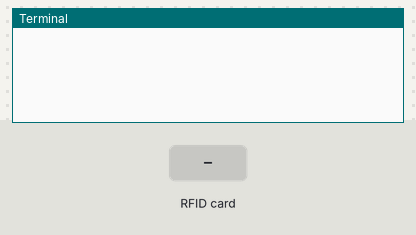
This program was run on a simulated Raspberry Pi (header pin numbers). Parts: the last lines printed to the terminal. Inputs (shaded band) come from the test bench. The RFID card's data blocks start empty.

Above: at 1.2 s.
1.3 s: RFID card 5E 7A 19 C4 held to the reader
At 2.1 s:
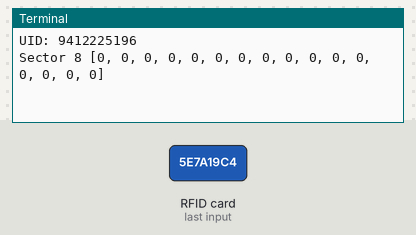
2.8 s: RFID card 5E 7A 19 C4 held to the reader
At 4.2 s:
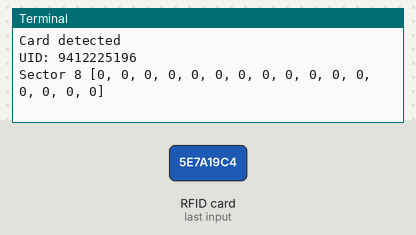

The program:

Lese.py
```python
#!/usr/bin/env python
# -*- coding: utf8 -*-

import RPi.GPIO as GPIO
import MFRC522
import signal
from time import *

continue_reading = True

# Capture SIGINT for cleanup when the script is aborted
def end_read(signal,frame):
    global continue_reading
    print "Ctrl+C captured, ending read."
    continue_reading = False
    GPIO.cleanup()

# Hook the SIGINT
signal.signal(signal.SIGINT, end_read)

# Create an object of the class MFRC522
Kartenleser = MFRC522.MFRC522()

# This loop keeps checking for chips. If one is near it will get the UID and authenticate
while continue_reading:

    # Scan for cards
    (status,TagType) = Kartenleser.MFRC522_Request(Kartenleser.PICC_REQIDL)

    # If a card is found
    if status == Kartenleser.MI_OK:
        print "Card detected"

    # Get the UID of the card
    (status,uid) = Kartenleser.MFRC522_Anticoll()

    # If we have the UID, continue
    if status == Kartenleser.MI_OK:

        # Print UID
        print "UID: "+str(uid[0])+str(uid[1])+str(uid[2])+str(uid[3])

        # This is the default key for authentication
        key = [0xFF,0xFF,0xFF,0xFF,0xFF,0xFF]

        # Select the scanned tag
        Kartenleser.MFRC522_SelectTag(uid)

        # Authenticate
        status = Kartenleser.MFRC522_Auth(Kartenleser.PICC_AUTHENT1A, 8, key, uid)

        # Check if authenticated
        if status == Kartenleser.MI_OK:
            Kartenleser.MFRC522_Read(8)
            Kartenleser.MFRC522_StopCrypto1()
        else:
            print "Authentication error"

        sleep(2)
```

Measured:
- after the input at 1.3 s, the terminal: prints a new line at once (image 1)
- after the input at 2.8 s, the terminal: prints a new line after 0.53 s (image 2)
